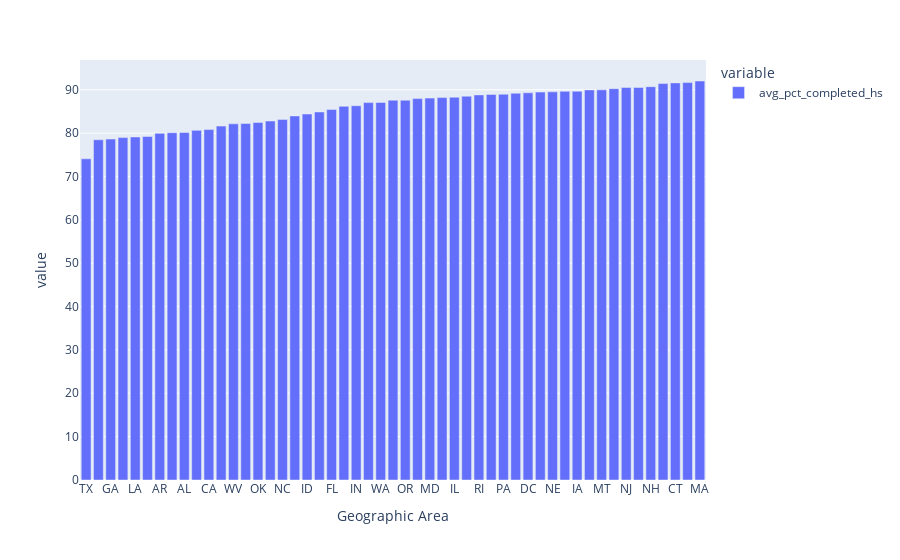

The notebook cell this image was saved under:
### Code cell
fig = px.bar(df_avg_pct_cmplt_hs.sort_values(by='avg_pct_completed_hs'))
fig.show()

### Figure 1 — Plotly figure (JSON) as saved in the notebook; plotly's stock layout.template omitted (floating-point values rounded to 4 significant figures)
{"data": [{"alignmentgroup": "True", "hovertemplate": "variable=avg_pct_completed_hs<br>Geographic Area=%{x}<br>value=%{y}<extra></extra>", "legendgroup": "avg_pct_completed_hs", "marker": {"color": "#636efa", "pattern": {"shape": ""}}, "name": "avg_pct_completed_hs", "offsetgroup": "avg_pct_completed_hs", "orientation": "v", "showlegend": true, "textposition": "auto", "type": "bar", "x": ["TX", "MS", "GA", "NM", "LA", "AZ", "AR", "AK", "AL", "SC", "CA", "TN", "WV", "KY", "OK", "MO", "NC", "WY", "ID", "VA", "FL", "SD", "IN", "NV", "WA", "ND", "OR", "KS", "MD", "OH", "IL", "DE", "RI", "CO", "PA", "MI", "DC", "MN", "NE", "UT", "IA", "VT", "MT", "WI", "NJ", "NY", "NH", "ME", "CT", "HI", "MA"], "xaxis": "x", "y": [74.09, 78.47, 78.63, 78.97, 79.12, 79.22, 79.95, 80.1, 80.16, 80.65, 80.82, 81.63, 82.14, 82.22, 82.46, 82.79, 83.14, 83.97, 84.42, 84.88, 85.46, 86.18, 86.32, 87.05, 87.07, 87.6, 87.6, 87.97, 88.08, 88.2, 88.29, 88.52, 88.82, 88.93, 88.97, 89.21, 89.3, 89.47, 89.52, 89.64, 89.67, 89.98, 89.99, 90.26, 90.52, 90.54, 90.71, 91.43, 91.59, 91.67, 92.03], "yaxis": "y"}], "layout": {"barmode": "relative", "legend": {"title": {"text": "variable"}, "tracegroupgap": 0}, "margin": {"t": 60}, "xaxis": {"anchor": "y", "domain": [0, 1], "title": {"text": "Geographic Area"}}, "yaxis": {"anchor": "x", "domain": [0, 1], "title": {"text": "value"}}}}
